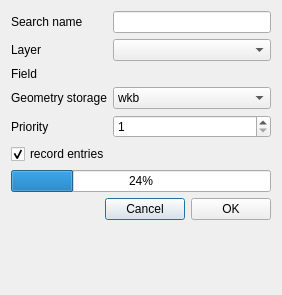
<?xml version="1.0" encoding="UTF-8"?>
<ui version="4.0">
 <class>ProjectSearch</class>
 <widget class="QDialog" name="ProjectSearch">
  <property name="geometry">
   <rect>
    <x>0</x>
    <y>0</y>
    <width>282</width>
    <height>295</height>
   </rect>
  </property>
  <property name="windowTitle">
   <string>QuickFinder :: project search</string>
  </property>
  <layout class="QFormLayout" name="formLayout">
   <property name="fieldGrowthPolicy">
    <enum>QFormLayout::AllNonFixedFieldsGrow</enum>
   </property>
   <item row="0" column="0">
    <widget class="QLabel" name="label">
     <property name="text">
      <string>Search name</string>
     </property>
    </widget>
   </item>
   <item row="0" column="1">
    <widget class="QLineEdit" name="searchName"/>
   </item>
   <item row="1" column="0">
    <widget class="QLabel" name="layerLabel">
     <property name="sizePolicy">
      <sizepolicy hsizetype="Minimum" vsizetype="Preferred">
       <horstretch>0</horstretch>
       <verstretch>0</verstretch>
      </sizepolicy>
     </property>
     <property name="text">
      <string>Layer</string>
     </property>
    </widget>
   </item>
   <item row="1" column="1">
    <widget class="QgsMapLayerComboBox" name="layerCombo">
     <property name="sizePolicy">
      <sizepolicy hsizetype="MinimumExpanding" vsizetype="Fixed">
       <horstretch>0</horstretch>
       <verstretch>0</verstretch>
      </sizepolicy>
     </property>
     <property name="sizeAdjustPolicy">
      <enum>QComboBox::AdjustToContents</enum>
     </property>
    </widget>
   </item>
   <item row="4" column="0">
    <widget class="QLabel" name="FieldNameLabel">
     <property name="text">
      <string>Field</string>
     </property>
    </widget>
   </item>
   <item row="4" column="1">
    <widget class="QgsFieldExpressionWidget" name="fieldExpressionWidget"/>
   </item>
   <item row="7" column="0">
    <widget class="QLabel" name="label_2">
     <property name="text">
      <string>Priority</string>
     </property>
    </widget>
   </item>
   <item row="7" column="1">
    <widget class="QSpinBox" name="priorityBox">
     <property name="minimum">
      <number>1</number>
     </property>
     <property name="maximum">
      <number>999</number>
     </property>
     <property name="value">
      <number>1</number>
     </property>
    </widget>
   </item>
   <item row="10" column="0" colspan="2">
    <widget class="QProgressBar" name="progressBar">
     <property name="value">
      <number>24</number>
     </property>
    </widget>
   </item>
   <item row="9" column="0" colspan="2">
    <widget class="QCheckBox" name="evaluateCheckBox">
     <property name="toolTip">
      <string>&lt;html&gt;&lt;head/&gt;&lt;body&gt;&lt;p&gt;If checked, the search entries will be recorded directly.&lt;/p&gt;&lt;p&gt;If you want to add several large layers, uncheck it and use the refresh button once all layers have been added.&lt;/p&gt;&lt;/body&gt;&lt;/html&gt;</string>
     </property>
     <property name="text">
      <string>record entries</string>
     </property>
     <property name="checked">
      <bool>true</bool>
     </property>
    </widget>
   </item>
   <item row="11" column="0" colspan="2">
    <layout class="QHBoxLayout" name="horizontalLayout">
     <item>
      <spacer name="horizontalSpacer">
       <property name="orientation">
        <enum>Qt::Horizontal</enum>
       </property>
       <property name="sizeHint" stdset="0">
        <size>
         <width>40</width>
         <height>20</height>
        </size>
       </property>
      </spacer>
     </item>
     <item>
      <widget class="QPushButton" name="cancelButton">
       <property name="text">
        <string>Cancel</string>
       </property>
      </widget>
     </item>
     <item>
      <widget class="QPushButton" name="okButton">
       <property name="text">
        <string>OK</string>
       </property>
      </widget>
     </item>
    </layout>
   </item>
   <item row="6" column="0">
    <widget class="QLabel" name="geometryStorageLabel">
     <property name="text">
      <string>Geometry storage</string>
     </property>
    </widget>
   </item>
   <item row="6" column="1">
    <widget class="QComboBox" name="geometryStorageCombo">
     <item>
      <property name="text">
       <string>wkb</string>
      </property>
     </item>
     <item>
      <property name="text">
       <string>wkt</string>
      </property>
     </item>
     <item>
      <property name="text">
       <string>extent</string>
      </property>
     </item>
    </widget>
   </item>
  </layout>
 </widget>
 <customwidgets>
  <customwidget>
   <class>QgsFieldExpressionWidget</class>
   <extends>QWidget</extends>
   <header>qgsfieldexpressionwidget.h</header>
   <container>1</container>
  </customwidget>
  <customwidget>
   <class>QgsMapLayerComboBox</class>
   <extends>QComboBox</extends>
   <header>qgsmaplayercombobox.h</header>
  </customwidget>
 </customwidgets>
 <tabstops>
  <tabstop>searchName</tabstop>
  <tabstop>layerCombo</tabstop>
  <tabstop>geometryStorageCombo</tabstop>
  <tabstop>priorityBox</tabstop>
  <tabstop>evaluateCheckBox</tabstop>
  <tabstop>cancelButton</tabstop>
  <tabstop>okButton</tabstop>
 </tabstops>
 <resources>
  <include location="../resources.qrc"/>
 </resources>
 <connections/>
</ui>
